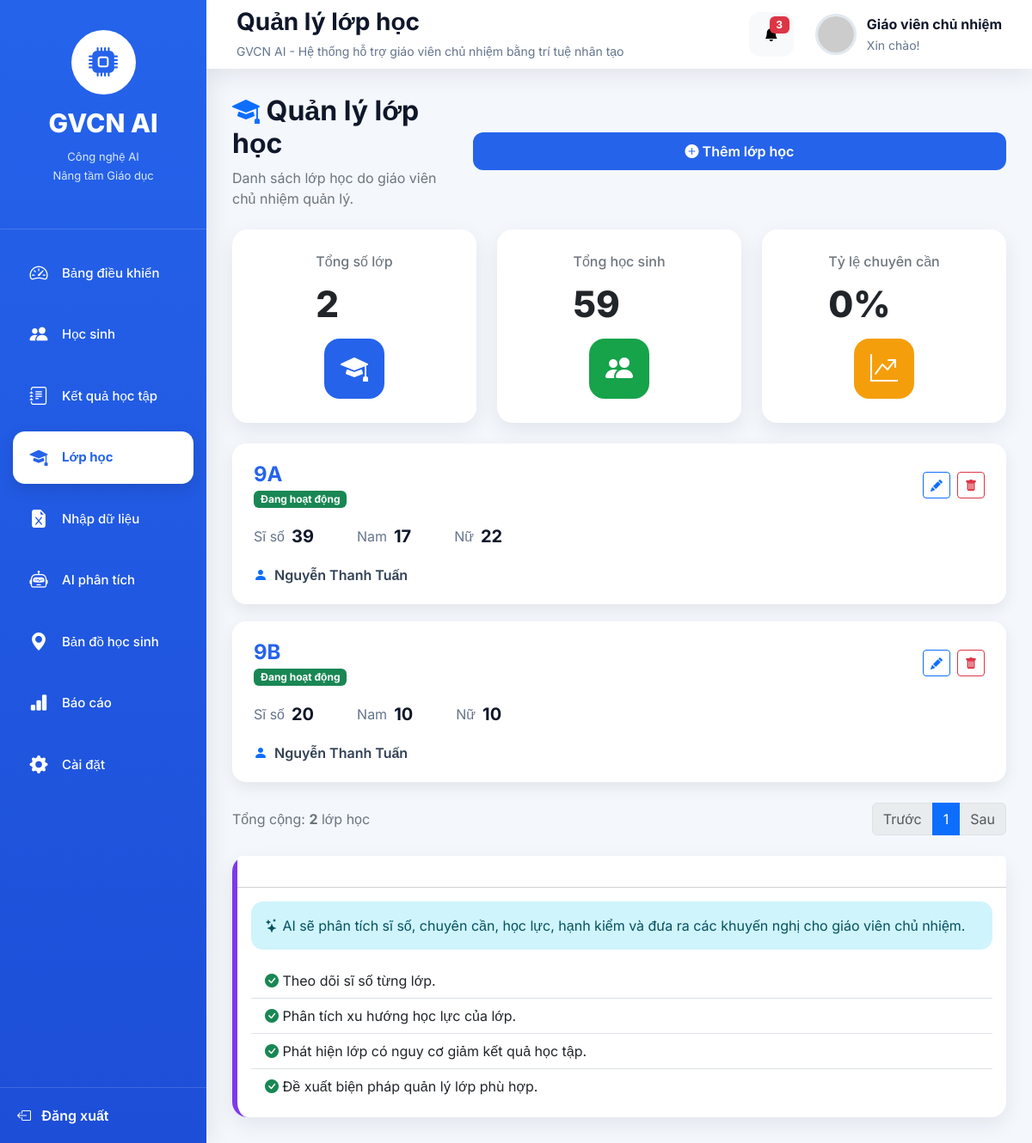
Page /classes on the committed database.
### tables this page shows
CREATE TABLE classes (

        id INTEGER PRIMARY KEY AUTOINCREMENT,

        ten_lop TEXT UNIQUE NOT NULL,

        gvcn TEXT,

        nam_hoc TEXT,

        trang_thai INTEGER DEFAULT 1,

        ghi_chu TEXT,

        ngay_cap_nhat TIMESTAMP DEFAULT CURRENT_TIMESTAMP

    );

### app.py (the view)
@app.route("/classes")
def classes():
    conn = get_connection()
    total_students = conn.execute("""
        SELECT COUNT(*)
        FROM students
    """).fetchone()[0]
    total_classes = conn.execute("""
        SELECT COUNT(DISTINCT lop)
        FROM students
        WHERE lop IS NOT NULL
        AND lop <> ''
    """).fetchone()[0]
    classes = conn.execute("""
SELECT

    c.id,

    c.ten_lop,

    c.gvcn,

    c.nam_hoc,

    c.trang_thai,

    COUNT(s.id) AS si_so,

    SUM(
        CASE
            WHEN s.gioi_tinh='Nam'
            THEN 1
            ELSE 0
        END
    ) AS nam,

    SUM(
        CASE
            WHEN s.gioi_tinh='Nữ'
            THEN 1
            ELSE 0
        END
    ) AS nu

FROM classes c

LEFT JOIN students s

ON s.lop = c.ten_lop

GROUP BY

    c.id,
    c.ten_lop,
    c.gvcn,
    c.nam_hoc,
    c.trang_thai

ORDER BY c.ten_lop

""").fetchall()
    conn.close()
    return render_template(
        "classes.html",
        classes=classes,
        total_classes=total_classes,
        total_students=total_students,
        attendance_rate=0,
        page_title="Quản lý lớp học",
        active_page="classes"
    )

### modules/database.py (called while the page is built)
def get_connection():
    conn = sqlite3.connect(DATABASE)
    conn.row_factory = sqlite3.Row
    return conn

### templates/classes.html (shortened to what this page needs)
{% extends "layout.html" %}
{% block content %}
<div class="d-flex flex-column flex-lg-row justify-content-between align-items-start align-items-lg-center gap-3 mb-4">
    <div>
        <h2 class="fw-bold">
            <i class="bi bi-mortarboard-fill text-primary"></i>
            Quản lý lớp học
        </h2>
        <p class="text-secondary mb-0">
            Danh sách lớp học do giáo viên chủ nhiệm quản lý.
        </p>
    </div>
   <div class="w-100 w-lg-auto">
    <button
        class="btn btn-primary w-100"
    id="btnAddClass">
    <i class="bi bi-plus-circle-fill"></i>
    Thêm lớp học
</button>
    </div>
</div>
<div class="row g-4 mb-4">
    <div class="col-12 col-lg-4">
        <div class="card stat-card">
            <div>
                <h6 class="text-secondary">
                    Tổng số lớp
                </h6>
                <h2>
                    {{ total_classes }}
                </h2>
            </div>
            <div class="icon icon-blue">
                <i class="bi bi-mortarboard-fill"></i>
            </div>
        </div>
    </div>
    <div class="col-12 col-lg-4">
        <div class="card stat-card">
            <div>
                <h6 class="text-secondary">
                    Tổng học sinh
                </h6>
                <h2>
                    {{ total_students }}
                </h2>
            </div>
            <div class="icon icon-green">
                <i class="bi bi-people-fill"></i>
            </div>
        </div>
    </div>
   <div class="col-12 col-lg-4">
        <div class="card stat-card">
            <div>
                <h6 class="text-secondary">
                    Tỷ lệ chuyên cần
                </h6>
                <h2>
                     {{ attendance_rate }}%
                </h2>
            </div>
            <div class="icon icon-orange">
                <i class="bi bi-graph-up-arrow"></i>
            </div>
        </div>
    </div>
</div>
<div class="class-list">
{% for lop in classes %}
<div class="class-card">
    <div class="class-header">
        <div>
            <h4>{{ lop["ten_lop"] }}</h4>
            {% if lop["trang_thai"] == 1 %}
            <span class="badge bg-success">
             Đang hoạt động
            </span>
            {% else %}
<span class="badge bg-secondary">
    Ngừng hoạt động
</span>
{% endif %}
        </div>
        <div class="class-actions">
            <button
                class="btn btn-outline-primary btn-sm edit-class"
                data-class="{{ lop['ten_lop'] }}">
                <i class="bi bi-pencil-fill"></i>
            </button>
            <button
                class="btn btn-outline-danger btn-sm delete-class"
                data-class="{{ lop['ten_lop'] }}">
                <i class="bi bi-trash-fill"></i>
            </button>
        </div>
    </div>
    <div class="class-body">
        <div class="class-item">
            <span>Sĩ số</span>
            <strong>{{ lop["si_so"] }}</strong>
        </div>
        <div class="class-item">
            <span>Nam</span>
            <strong>{{ lop["nam"] or 0 }}</strong>
        </div>
        <div class="class-item">
            <span>Nữ</span>
            <strong>{{ lop["nu"] or 0 }}</strong>
        </div>
    </div>
    <div class="class-footer">
        <i class="bi bi-person-fill text-primary"></i>
        {{ lop["gvcn"] }}
    </div>
</div>
{% else %}
<div class="alert alert-light text-center">
    Chưa có dữ liệu lớp học.
</div>
{% endfor %}
</div>
<div class="d-flex flex-column flex-lg-row justify-content-between align-items-start align-items-lg-center gap-3 mt-4">
    <div class="text-secondary">
        Tổng cộng:
        <strong>{{ total_classes }}</strong>
        lớp học
    </div>
    <nav>
        <ul class="pagination mb-0">
            <li class="page-item disabled">
                <a class="page-link" href="#">
                    Trước
                </a>
            </li>
            <li class="page-item active">
                <a class="page-link" href="#">
                    1
                </a>
            </li>
            <li class="page-item disabled">
                <a class="page-link" href="#">
                    Sau
                </a>
            </li>
        </ul>
    </nav>
</div>
<div class="card ai-card mt-4">
    <div class="card-header bg-white">
        <h5 class="mb-0">
            <i class="bi bi-cpu-fill text-primary"></i>
        </h5>
    </div>
    <div class="card-body">
        <div class="alert alert-info">
            <i class="bi bi-stars"></i>
            AI sẽ phân tích sĩ số, chuyên cần, học lực, hạnh kiểm và đưa ra các khuyến nghị cho giáo viên chủ nhiệm.
        </div>
        <ul class="list-group list-group-flush">
            <li class="list-group-item">
                <i class="bi bi-check-circle-fill text-success"></i>
                Theo dõi sĩ số từng lớp.
            </li>
            <li class="list-group-item">
                <i class="bi bi-check-circle-fill text-success"></i>
                Phân tích xu hướng học lực của lớp.
            </li>
            <li class="list-group-item">
                <i class="bi bi-check-circle-fill text-success"></i>
                Phát hiện lớp có nguy cơ giảm kết quả học tập.
            </li>
            <li class="list-group-item">
                <i class="bi bi-check-circle-fill text-success"></i>
                Đề xuất biện pháp quản lý lớp phù hợp.
            </li>
        </ul>
    </div>
</div>
{% endblock %}

### static/css/style.css (style rules this page uses)
* { margin:0; padding:0; box-sizing:border-box; }
:root { --primary:#2563eb; --primary-dark:#1d4ed8; --success:#16a34a; --warning:#f59e0b; --danger:#dc2626; --purple:#7c3aed; --bg:#f4f7fc; --white:#ffffff; --text:#0f172a; --text-light:#64748b; --radius:18px; --shadow: 0 8px 25px rgba(15,23,42,.08); }
html { scroll-behavior:smooth; }
body { font-family:'Inter',sans-serif; background:var(--bg); color:var(--text); overflow-x:auto; }
.card { border:none; border-radius:var(--radius); box-shadow:var(--shadow); transition:.25s; }
.card h2 { font-size:42px; font-weight:800; margin:15px 0; }
.card h5 { color:var(--text-light); font-size:16px; }
.stat-card { display:flex; justify-content:space-between; align-items:center; padding:28px; }
.stat-card .icon { width:70px; height:70px; border-radius:18px; display:flex; justify-content:center; align-items:center; font-size:32px; color:white; }
.icon-blue { background:var(--primary); }
.icon-green { background:var(--success); }
.icon-orange { background:var(--warning); }
.ai-card { border-left:6px solid var(--purple); }
.btn-primary { background:var(--primary); border:none; border-radius:12px; padding:10px 18px; font-weight:600; }
.alert { border:none; border-radius:14px; }
.card-header[class*="bg-"] { color:#fff !important; }
.card-header[class*="bg-"] h1, .card-header[class*="bg-"] h2, .card-header[class*="bg-"] h3, .card-header[class*="bg-"] h4, .card-header[class*="bg-"] h5, .card-header[class*="bg-"] h6, .card-header[class*="bg-"] p, .card-header[class*="bg-"] span, .card-header[class*="bg-"] strong, .card-header[class*="bg-"] small, .card-header[class*="bg-"] i { color:#fff !important; }
.class-list { display:flex; flex-direction:column; gap:20px; }
.class-card { background:#fff; border-radius:16px; padding:22px 25px; box-shadow:0 6px 18px rgba(0,0,0,.08); }
.class-header { display:flex; justify-content:space-between; align-items:center; margin-bottom:18px; }
.class-header h4 { margin:0; color:#2563eb; font-size:24px; font-weight:700; }
.class-actions { display:flex; gap:8px; }
.class-body { display:flex; gap:50px; margin-bottom:18px; }
.class-item { display:flex; gap:8px; align-items:center; }
.class-item span { color:#64748b; }
.class-item strong { font-size:20px; }
.class-footer { display:flex; align-items:center; gap:8px; color:#334155; font-weight:600; }

### rows in the picture
classes: ten_lop "9A", trang_thai "Đang hoạt động", si_so "39", lop "17", lop "22", gvcn "Nguyễn Thanh Tuấn"
classes: ten_lop "9B", trang_thai "Đang hoạt động", si_so "20", lop "10", gvcn "Nguyễn Thanh Tuấn"

### other values in the picture
{{ page_title }} "Quản lý lớp học"
{{ total_classes }} "2"
{{ total_students }} "59"
{{ attendance_rate }} "0"
